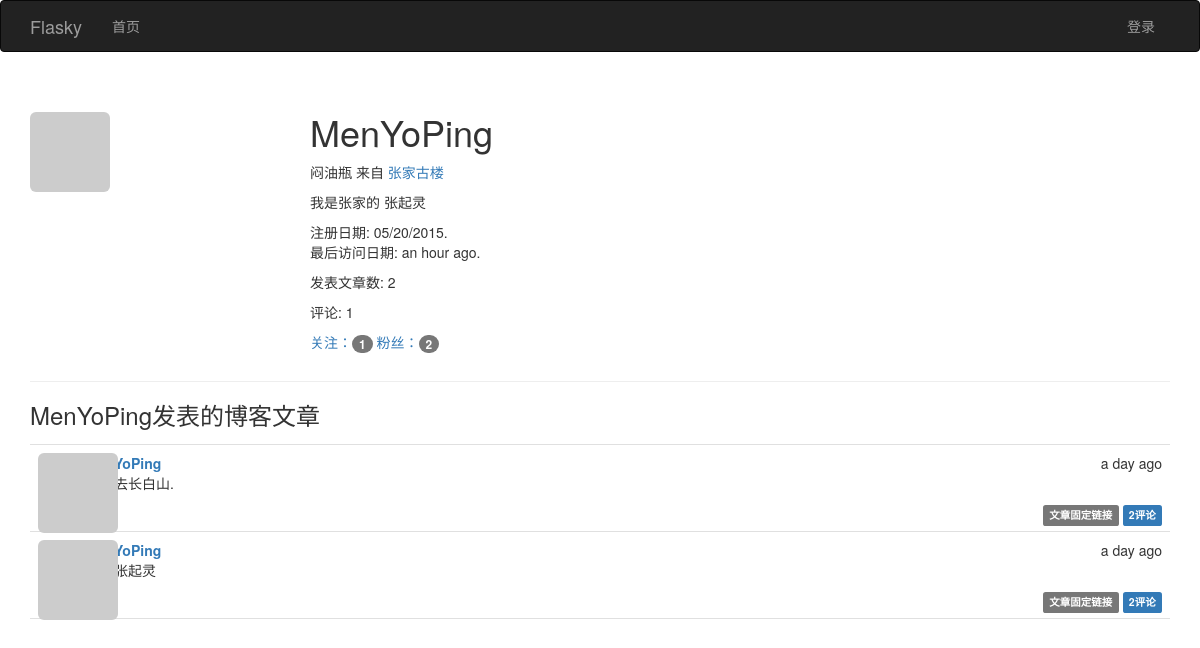
The page /user/MenYoPing on the database as committed earlier.
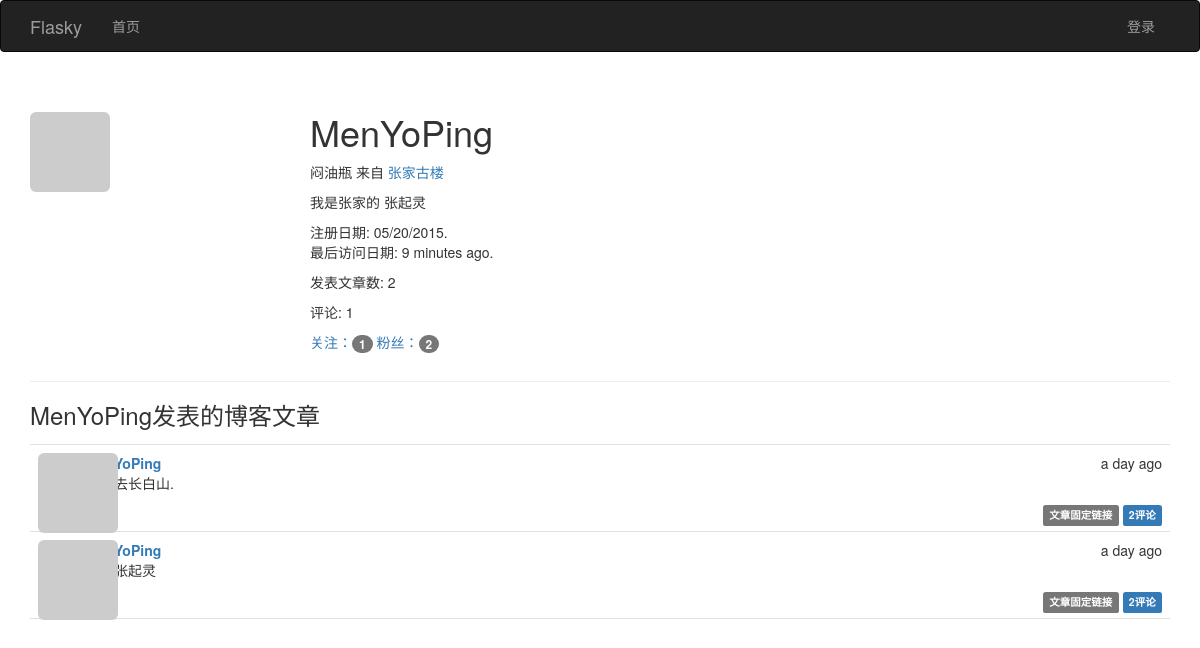
The same page on the database as committed later.
### app/models.py (models this page shows, shortened)
class User(UserMixin, db.Model):
              __tablename__ = 'users'                                       #表名 users
              id = db.Column(db.Integer, primary_key=True)                  #列名 id
              email = db.Column(db.String(64), unique=True, index=True)     #列名 email （用户使用电子邮件进行登录）
              username = db.Column(db.String(64), unique=True, index=True)  #列名 username
              role_id = db.Column(db.Integer, db.ForeignKey('roles.id'))
              password_hash = db.Column(db.String(128))                     #列名: 密码哈希散列
              confirmed = db.Column(db.Boolean, default=False)              #列名: 注册用户确认 (1表示已验证, 0表示没有验证)
              name = db.Column(db.String(64))                               #列名: 真实姓名
              location = db.Column(db.String(64))                           #列名: 所在地
              about_me = db.Column(db.Text())                               #列名: 自我介绍
              member_since = db.Column(db.DateTime(), default=datetime.utcnow)  #列名: 注册日期
              last_seen = db.Column(db.DateTime(), default=datetime.utcnow)     #列名: 最后访问日期
              avatar_hash = db.Column(db.String(32))  #Gravatar头像生成的MD5值
              posts = db.relationship('Post', backref='author', lazy='dynamic') #外链到posts文章表
              followed = db.relationship('Follow',
                                         foreign_keys=[Follow.follower_id],             #foreign_keys参数指定外键,防止外键间的歧义
                                         backref=db.backref('follower', lazy='joined'), #lazy='joined'  加载记录,但使用联结
                                         lazy='dynamic',                                #lazy='dynamic' 不加载记录，但提供加载记录的查询
                                         cascade='all, delete-orphan')                  #启用所有默认层叠选项,而且删除孤儿记录
              followers = db.relationship('Follow',
                                          foreign_keys=[Follow.followed_id],
                                          backref=db.backref('followed', lazy='joined'),
                                          lazy='dynamic',
                                          cascade='all, delete-orphan')
              comments = db.relationship('Comment', backref='author', lazy='dynamic')
              @property  #@property作用是将方法函数变成了属性
              def password(self):
                            '''  password的只读属性(如果试图读取password属性的值,则会返回错误)  '''
                            raise AttributeError('password is not a readable attribute')
              def gravatar(self, size=100, default='identicon', rating='g'):
                            if request.is_secure:
                                          url = 'https://secure.gravatar.com/avatar'
                            else:
                                          url = 'http://www.gravatar.com/avatar'
                            hash = self.avatar_hash or hashlib.md5(self.email.encode('utf-8')).hexdigest()
                            return '{url}/{hash}?s={size}&d={default}&r={rating}'.format(url=url, hash=hash, size=size, default=default, rating=rating)
              ''' 使用: python manage.py shell
                       User.generate_fake(100)
              '''

class Post(db.Model):
              __tablename__ = 'posts'  #表名: posts
              id = db.Column(db.Integer, primary_key=True)  #列名： 文章id
              body = db.Column(db.Text)                     #列名:  文章内容
              timestamp = db.Column(db.DateTime, index=True, default=datetime.utcnow) #列名：时间戳
              author_id = db.Column(db.Integer, db.ForeignKey('users.id'))     #作者id 链接到users表的id
              body_html = db.Column(db.Text)      #列名: 博客文章HTML代码缓存（处理Markdown文本）
              comments = db.relationship('Comment', backref='post', lazy='dynamic')
              ''' 使用: python manage.py shell
                        Post.generate_fake(100)
              '''

### app/main/views.py (the view)
@main.route('/user/<username>')
def user(username):
    user = User.query.filter_by(username=username).first()
    if user is None:
        abort(404)
    posts = user.posts.order_by(Post.timestamp.desc()).all() #获取该用户的博客文章资料页路由
    return render_template('user.html', user=user, posts=posts)

### app/auth/views.py (called while the page is built)
@auth.before_app_request
def before_request():
              ''' 2.更新已登录用户的访问时间 '''
              if current_user.is_authenticated():
                            current_user.ping()   #更新已登录用户的访问时间
                            if not current_user.confirmed \
                               and request.endpoint[:5] != 'auth.' \
                               and request.endpoint != 'static':
                                          return redirect(url_for('auth.unconfirmed'))

### app/main/__init__.py (called while the page is built)
@main.app_context_processor
def inject_permissions():
              return dict(Permission=Permission)

### app/models.py (called while the page is built)
              def can(self, permissions):
                            return False

              def is_administrator(self):
                            return False

### app/templates/user.html (shortened to what this page needs)
{% extends "base.html" %}
{% import "_macros.html" as macros %}
{% block page_content %}
<div class="page-header">
<img class="img-rounded profile-thumbnail" src="{{ user.gravatar(size=256) }}">
<div class="profile-header">
<h1> {{ user.username }} </h1>
{% if user.name or user.location %}
              <p>
              {% if user.name  %}
                            {{ user.name }}
              {% endif %}
              {% if user.location %}
                           来自 <a href="http://maps.baidu.com/?q={{ user.location }}" target="_blank" >{{ user.location}} </a>
              {% endif %}
              </p>
{% endif %}
{% if user.about_me %}
              <p>
              {{ user.about_me }}
              </p>
{% endif %}
<p>
注册日期:  {{ moment(user.member_since).format('L') }}.
最后访问日期: {{ moment(user.last_seen).fromNow() }}.
</p>
<p>发表文章数: {{  user.posts.count() }} </p>
<p>评论: {{  user.comments.count() }}</p>
<p>
<a href="{{ url_for('.followed_by', username=user.username)}}">关注：<span class="badge">{{ user.followed.count() -1 }}</span></a>
<a href="{{ url_for('.followers', username=user.username) }}">粉丝：<span class="badge">{{ user.followers.count() -1 }}</span></a>
</p>
</div>
</div>
<h3>{{ user.username }}发表的博客文章 </h3>
{% include '_posts.html' %}
{% endblock %}

### app/templates/base.html (shortened to what this page needs)
{%  extends "bootstrap/base.html" %}
{% block head %}
{{ super() }}
<link rel="stylesheet" type="text/css" href="{{ url_for('static', filename='styles.css') }}">
{% endblock %}
{% block navbar %}
<div class="navbar navbar-inverse" role="navigation">
              <div class="container">
                            <div class="navbar-header">
                                          <a  class="navbar-brand" href="{{ url_for('main.index') }}">Flasky</a>
                            </div>
                            <div class="navbar-collapse collapse">
                                          <ul class="nav navbar-nav">
                                                        <li><a href="{{ url_for('main.index') }}">首页</a></li>
                                          </ul>
                                          <ul class="nav navbar-nav navbar-right">
                                           {% if current_user.is_authenticated() %}
                                           <li class="dropdown">
                                           <a href="#" class="dropdown-toggle" data-toggle="dropdown">账户<b class="caret"></b></a>
                                           <ul class="dropdown-menu">
                                                <li> <a href="{{ url_for('auth.change_password') }}">更改密码 </a> </li>
                                                <li> <a href="{{ url_for('auth.change_email_request') }}">更改邮件地址 </a> </li>
                                                <li> <a href="{{ url_for('auth.logout') }}">退出</a> </li>
                                            <ul>
                                           </li>
                                           {% else %}
                                           <li> <a href="{{ url_for('auth.login')}}">登录</a> </li>
                                           {% endif %}
                                          </ul>
                            </div>
              </div>
</div>
{% endblock %}
{% block content %}
<div class="container">
              {% block page_content %} {%  endblock %}
</div>
{% endblock %}

### app/templates/_posts.html (shortened to what this page needs)
<ul class="posts">
{% for post in posts %}
<li class="post">
   <div class="post-thumbnail">
      <a href="{{ url_for('.user', username=post.author.username) }}">
      <img class="img-rounded profile-thumbnail" src="{{ post.author.gravatar(size=40) }}">
      </a>
   </div>
  <div class="post-content">
    <div class="post-date">{{ moment(post.timestamp).fromNow() }}</div>
    <div class="post-author"><a href="{{ url_for('.user', username=post.author.username) }}">{{ post.author.username }}</a></div>
    <div class="post-body">
    {% if post.body_html %}
        {{ post.body_html | safe }}
    {% else %}
        {{ post.body }}
    {% endif %}
    </div>
    <div class="post-footer">
    <a href="{{ url_for('.post', id=post.id) }}">
    <span class="label label-default">文章固定链接</span>
    </a>
    <a href="{{ url_for('.post', id=post.id) }}#comments">
    <span class="label label-primary">{{ post.comments.count()}}评论</span>
    </a>
    </div>
  </div>
</li>
{% endfor %}
</ul>

### app/static/styles.css (style rules this page uses)
.profile-thumbnail { position: absolute; }
.profile-header { min-height: 260px; margin-left: 280px; }
ul.posts { list-style-type: none; padding: 0px; margin: 16px 0px 0px 0px; border-top: 1px solid #e0e0e0; }
ul.posts li.post { padding: 8px; border-bottom: 1px solid #e0e0e0; }
div.post-date { float: right; }
div.post-author { font-weight: bold; }
div.post-thumbnail { position: absolute; }
div.post-content { margin-left: 48px; min-height: 48px; }
div.post-footer { text-align: right; }

Rows that differ between the two databases and show on the page:
changed User "MenYoPing": last_seen "an hour ago" → "9 minutes ago"
